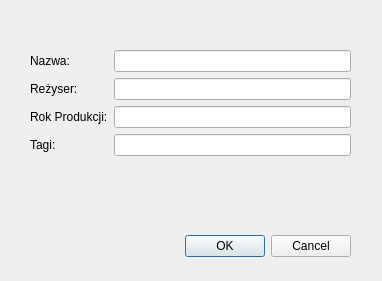
<?xml version="1.0" encoding="UTF-8"?>
<ui version="4.0">
 <class>AddFilm</class>
 <widget class="QDialog" name="AddFilm">
  <property name="geometry">
   <rect>
    <x>0</x>
    <y>0</y>
    <width>382</width>
    <height>281</height>
   </rect>
  </property>
  <property name="windowTitle">
   <string>Dialog</string>
  </property>
  <widget class="QDialogButtonBox" name="buttonBox">
   <property name="geometry">
    <rect>
     <x>50</x>
     <y>230</y>
     <width>301</width>
     <height>32</height>
    </rect>
   </property>
   <property name="orientation">
    <enum>Qt::Orientation::Horizontal</enum>
   </property>
   <property name="standardButtons">
    <set>QDialogButtonBox::StandardButton::Cancel|QDialogButtonBox::StandardButton::Ok</set>
   </property>
  </widget>
  <widget class="QWidget" name="formLayoutWidget">
   <property name="geometry">
    <rect>
     <x>30</x>
     <y>50</y>
     <width>321</width>
     <height>151</height>
    </rect>
   </property>
   <layout class="QFormLayout" name="formLayout">
    <item row="0" column="0">
     <widget class="QLabel" name="label">
      <property name="text">
       <string>Nazwa:</string>
      </property>
     </widget>
    </item>
    <item row="0" column="1">
     <widget class="QLineEdit" name="inName"/>
    </item>
    <item row="1" column="0">
     <widget class="QLabel" name="label_2">
      <property name="text">
       <string>Reżyser:</string>
      </property>
     </widget>
    </item>
    <item row="1" column="1">
     <widget class="QLineEdit" name="inDir"/>
    </item>
    <item row="2" column="0">
     <widget class="QLabel" name="label_3">
      <property name="text">
       <string>Rok Produkcji:</string>
      </property>
     </widget>
    </item>
    <item row="2" column="1">
     <widget class="QLineEdit" name="inYear"/>
    </item>
    <item row="3" column="1">
     <widget class="QLineEdit" name="inTags"/>
    </item>
    <item row="3" column="0">
     <widget class="QLabel" name="label_4">
      <property name="text">
       <string>Tagi:</string>
      </property>
     </widget>
    </item>
   </layout>
  </widget>
 </widget>
 <resources/>
 <connections>
  <connection>
   <sender>buttonBox</sender>
   <signal>accepted()</signal>
   <receiver>AddFilm</receiver>
   <slot>accept()</slot>
   <hints>
    <hint type="sourcelabel">
     <x>248</x>
     <y>254</y>
    </hint>
    <hint type="destinationlabel">
     <x>157</x>
     <y>274</y>
    </hint>
   </hints>
  </connection>
  <connection>
   <sender>buttonBox</sender>
   <signal>rejected()</signal>
   <receiver>AddFilm</receiver>
   <slot>reject()</slot>
   <hints>
    <hint type="sourcelabel">
     <x>316</x>
     <y>260</y>
    </hint>
    <hint type="destinationlabel">
     <x>286</x>
     <y>274</y>
    </hint>
   </hints>
  </connection>
 </connections>
</ui>
